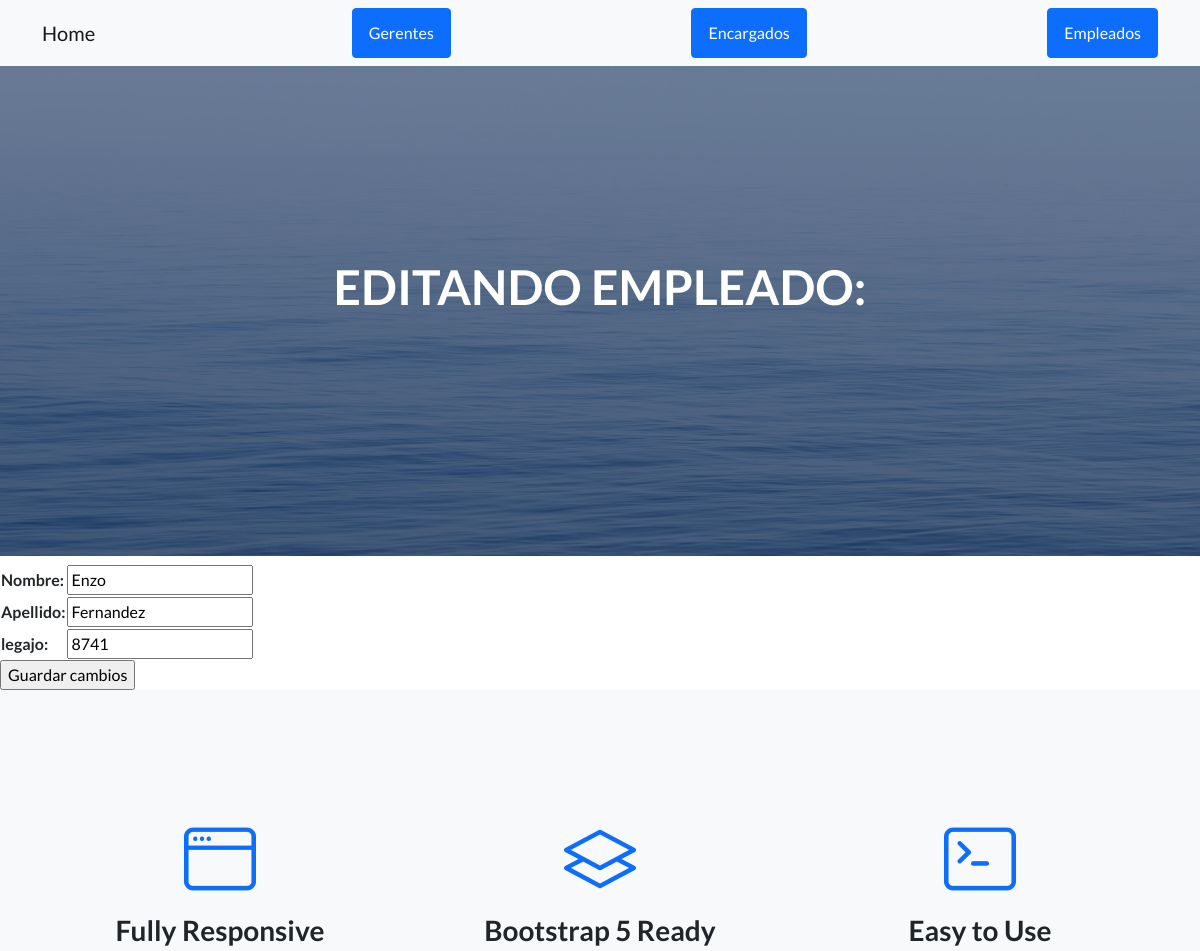
The page /AppPrueba/editarEmpleado/2 (upper part) on the database as committed earlier.
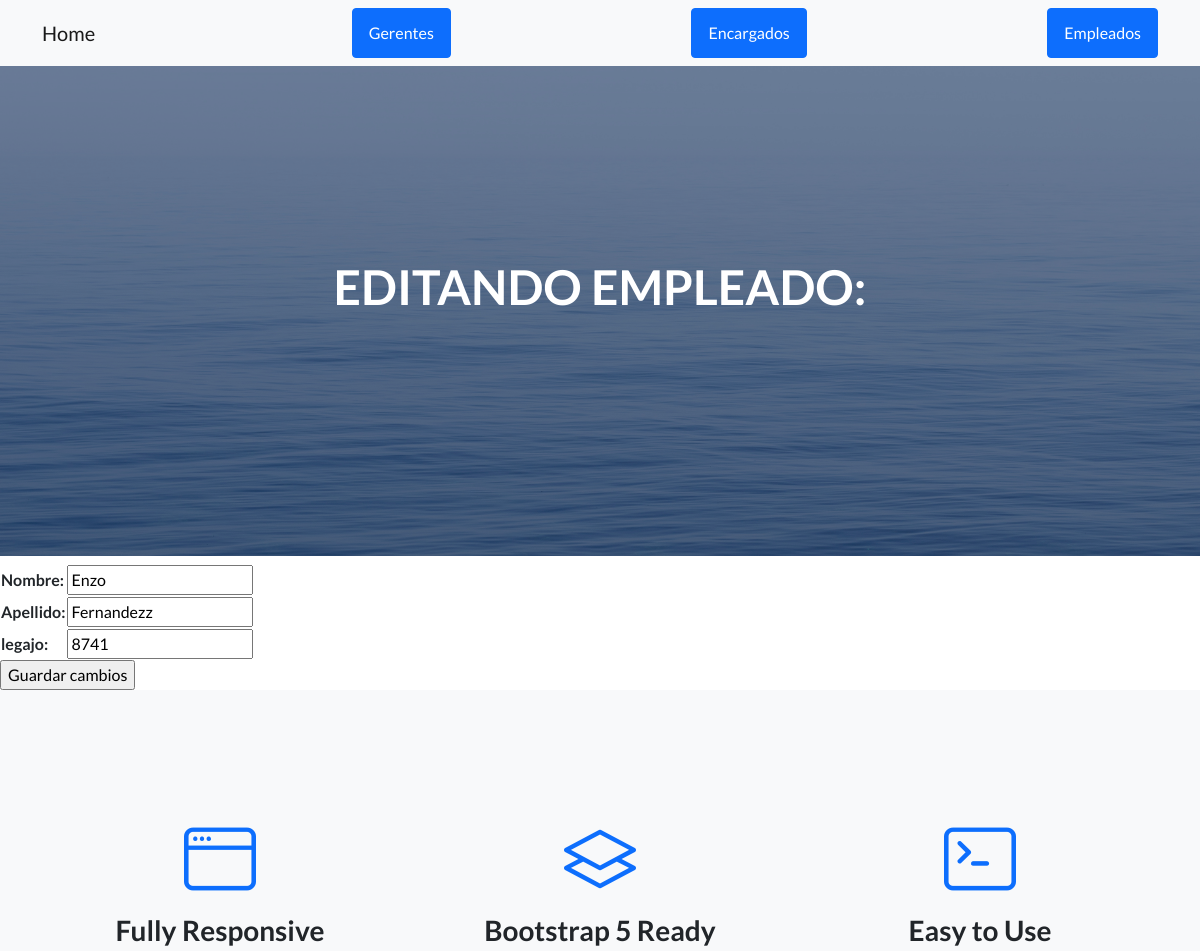
The same page on the database as committed later.
### AppPrueba/models.py (models this page shows, shortened)
class Empleado(models.Model):
    nombre = models.CharField(max_length=50)
    apellido= models.CharField(max_length=50)
    legajo= models.IntegerField()

### AppPrueba/views.py (the view)
# urls.py: path("editarEmpleado/<id>", editarEmpleado, name="editarEmpleado"),
def editarEmpleado(request, id):
    empleado = Empleado.objects.get(id=id)
    if request.method=="POST":
        form= EmpleadoForm(request.POST)
        if form.is_valid():
            info=form.cleaned_data
            empleado.nombre=info["nombre"]
            empleado.apellido=info["apellido"]
            empleado.legajo=info["legajo"]
            empleado.save()
            empleados=Empleado.objects.all()
            return render(request, "AppPrueba/empleados.html" ,{"empleados":empleados, "mensaje": "Empleado guardado correctamente"})
    else:
        formulario= EmpleadoForm(initial={"nombre":empleado.nombre, "apellido":empleado.apellido, "legajo":empleado.legajo})
        return render(request, "AppPrueba/editarEmpleado.html", {"form": formulario, "empleado": empleado})

### AppPrueba/forms.py
class EmpleadoForm(forms.Form):
    nombre= forms.CharField(label="Nombre", max_length=50)
    apellido= forms.CharField(label="Apellido", max_length=50)
    legajo= forms.IntegerField(label="legajo")

### AppPrueba/templates/AppPrueba/editarEmpleado.html (shortened to what this page needs)
{% extends "AppPrueba/padre.html" %}
{% load static %}
{% block titulo %}
<h1 class="mb-5">EDITANDO EMPLEADO: {{ Empleado }} </h1>
{% endblock %}
{% block contenido_que_cambia %}
<form action="{% url 'editarEmpleado' empleado.id %}" method="post"> {% csrf_token %}
    <table>
        {{ form.as_table }}
    </table>
    <input type="submit" value="Guardar cambios">
    </form>
{% endblock %}

Rows that differ between the two databases and show on the page:
changed Empleado "Enzo": apellido "Fernandez" → "Fernandezz"
